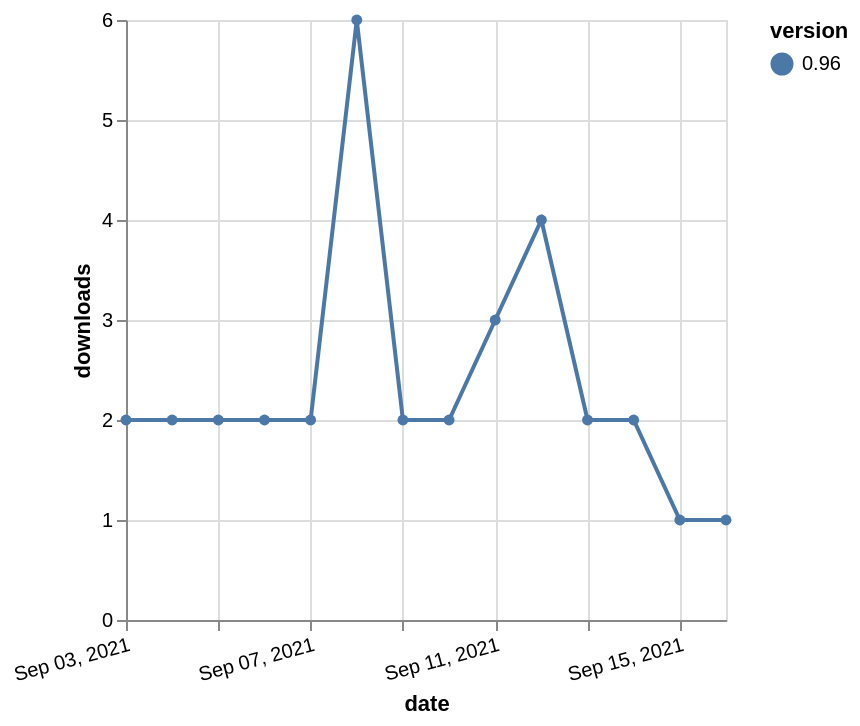

Vega-Lite specification for this chart:
### Vega-Lite specification from a JSON file in a GitHub repository (floating-point values rounded to 4 significant figures)
{"$schema": "https://vega.github.io/schema/vega-lite/v5.json", "description": "A simple bar chart with embedded data.", "data": {"values": [{"date": "2021-09-03", "total": 2925, "delta": 2, "version": "0.96"}, {"date": "2021-09-04", "total": 2927, "delta": 2, "version": "0.96"}, {"date": "2021-09-05", "total": 2929, "delta": 2, "version": "0.96"}, {"date": "2021-09-06", "total": 2931, "delta": 2, "version": "0.96"}, {"date": "2021-09-07", "total": 2933, "delta": 2, "version": "0.96"}, {"date": "2021-09-08", "total": 2939, "delta": 6, "version": "0.96"}, {"date": "2021-09-09", "total": 2941, "delta": 2, "version": "0.96"}, {"date": "2021-09-10", "total": 2943, "delta": 2, "version": "0.96"}, {"date": "2021-09-11", "total": 2946, "delta": 3, "version": "0.96"}, {"date": "2021-09-12", "total": 2950, "delta": 4, "version": "0.96"}, {"date": "2021-09-13", "total": 2952, "delta": 2, "version": "0.96"}, {"date": "2021-09-14", "total": 2954, "delta": 2, "version": "0.96"}, {"date": "2021-09-15", "total": 2955, "delta": 1, "version": "0.96"}, {"date": "2021-09-16", "total": 2956, "delta": 1, "version": "0.96"}]}, "width": "container", "mark": {"type": "line", "point": {"filled": true}}, "encoding": {"x": {"field": "date", "type": "temporal", "timeUnit": "yearmonthdate", "title": "date", "axis": {"labelAngle": -15}}, "y": {"field": "delta", "type": "quantitative", "title": "downloads"}, "color": {"field": "version", "type": "nominal"}, "tooltip": {"field": "delta"}}}
